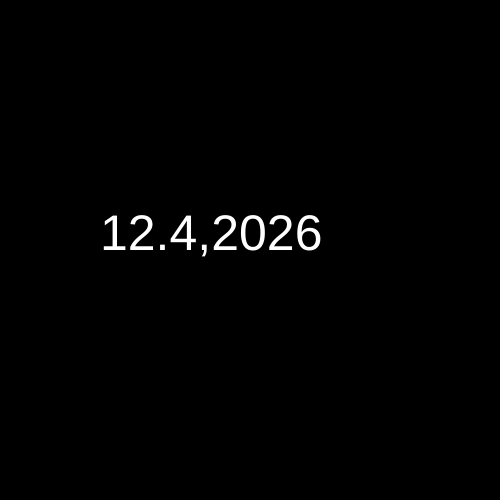
Frame 1 (no input)
Frame 60 (no input): identical to frame 1, image omitted
Frame 120 (the mouse pressed at the canvas centre since frame 60): identical to frame 1, image omitted

The p5.js sketch that drew this single still picture (run headless with seeded random() and noise() and a simulated clock; from frame 60 on, the mouse is pressed at the canvas centre):

// p5.js sketch
// ── sketch.js
function setup() {
  createCanvas(500, 500)
}

function draw() {
  background(0)
  fill(255)
  textSize(50)

  m = month()
  d = day()
  y = year()
  text(m + '.' + d + ',' + y, 100, 250)

  // This code makes a clock
  //  h = hour()
  //  mi = minute()
  //  se = second()
  //  textSize(30)
  //  text(h + 'q' + mi + ':' + se, 100, 350)
}
